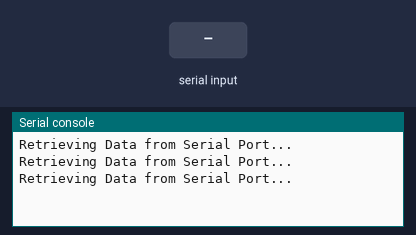
Recording of a program running on a simulated BBC micro:bit running MicroPython. Shown: the last lines printed to the serial console. The inputs (shaded band) are chosen by the test bench.

Above: at 1.2 s.
1.3 s: "h" typed at the serial console, then Enter
At 2.2 s:
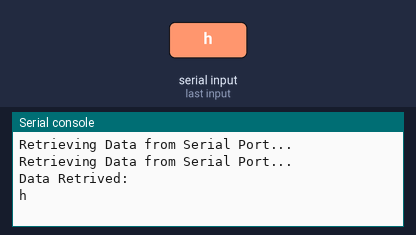
3.0 s: "1" typed at the serial console, then Enter
At 4.4 s:
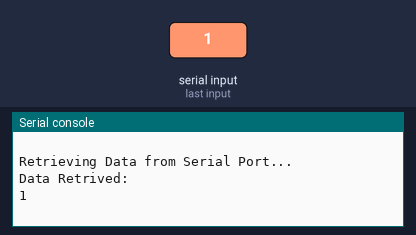

The program:

11_uart.py
```python
from microbit import *
#write your program:

suffix = "\r\n"

Status = 'Retrieving Data from Serial Port...'+suffix

while(1):
    uart.write(Status)
    if uart.any():
        uart.write('Data Retrived:'+suffix)
        incoming = str(uart.readall(), "UTF-8")
        if incoming == 'h':
            uart.write("Match!"+suffix)
        else:
            uart.write(incoming+suffix)
        sleep(2000)
    sleep(500)
```

Measured:
- after the input at 1.3 s, the serial console: prints a new line after 0.22 s (image 1)
- after the input at 3.0 s, the serial console: prints a new line after 1.0 s (image 2)
